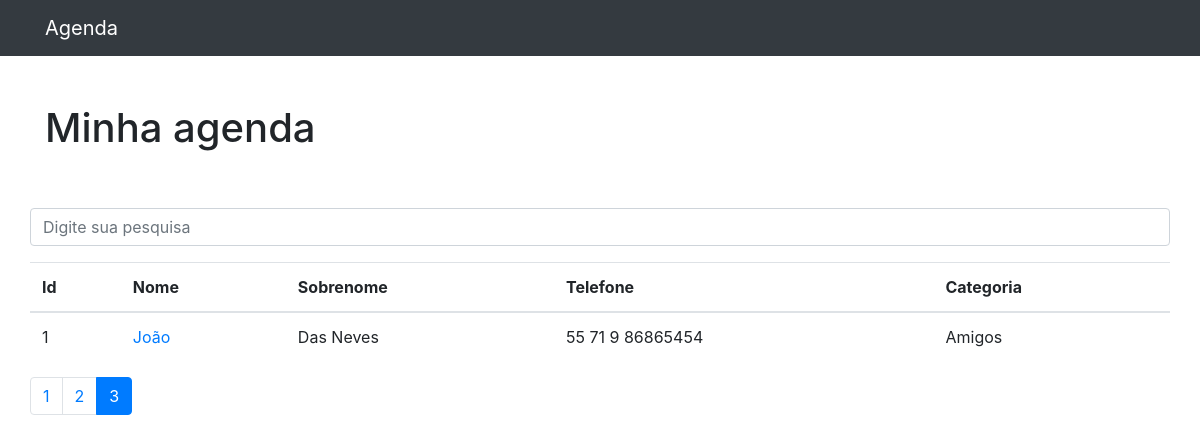
The page /?p=3&termo= on the database its author committed.
### contatos/models.py (models this page shows, shortened)
class Contato(models.Model):
    nome = models.CharField(max_length=255)
    sobrenome = models.CharField(max_length=255, blank=True)
    telefone = models.CharField(max_length=255)
    email = models.CharField(max_length=255, blank=True)
    data_criacao = models.DateTimeField(
        default=timezone.now)
    descricao = models.TextField(blank=True)
    categoria = models.ForeignKey(Categoria, on_delete=models.DO_NOTHING)
    mostrar = models.BooleanField(default=True)
    foto = models.ImageField(blank=True, upload_to='fotos/%y/%m/%d')

class Categoria(models.Model):
    nome = models.CharField(max_length=255)
    def __str__(self):
        return self.nome

### contatos/views.py (the view)
# urls.py: path('', views.index, name='index'),
def index(request):
    contatos = Contato.objects.order_by('-id').filter(
        mostrar=True
    )
    paginator = Paginator(contatos, 5)
    page = request.GET.get('p')
    contatos = paginator.get_page(page)
    return render(request, 'contatos/index.html', {
        'contatos': contatos,
    })

### contatos/templates/contatos/index.html (shortened to what this page needs)
{% extends 'base.html' %}
{% block 'page-content'%}
    <h1 class="mt-5">Minha agenda</h1>
    {% include 'partials/_search-form.html' %}
    <table class="table">
    <thead>
        <tr>
        <th>Id</th>
        <th>Nome</th>
        <th>Sobrenome</th>
        <th>Telefone</th>
        <th>Categoria</th>
        </tr>
    </thead>
    <tbody>
        {% for contato in contatos %}
            <tr>
                <td>{{ contato.id }}</td>
                <td>
                    <a href="{% url 'detalhes' contato.id %}"> {{ contato.nome }}</a>
                </td>
                <td>{{ contato.sobrenome }}</td>
                <td>{{ contato.telefone }}</td>
                <td>{{ contato.categoria }}</td>
            </tr>
        {% endfor %}
    </tbody>
    </table>
    <nav aria-label="Page navigation example">
        <ul class="pagination">
            {% for page in contatos.paginator.page_range %}
                {% if contatos.number == page%}
                    <li class="page-item active">
                        <a class="page-link" href="?p={{ page }}&termo={{ request.GET.termo }}"> {{ page }} </a>
                    </li>
                {% else  %}
                    <li class="page-item">
                        <a class="page-link" href="?p={{ page }}&termo={{ request.GET.termo }}"> {{ page }} </a>
                    </li>
                {% endif %}
            {% endfor %}
        </ul>
    </nav>
{% endblock %}

### rows shown on the page
Contato: id "1", nome "João", sobrenome "Das Neves", telefone "55 71 9 86865454", categoria "Amigos"

### other values the page prints
{{ page }} "1" "2"
{{ page }} "3"
